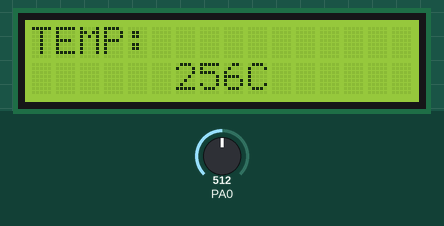
A program run on a simulated ATmega32, built with avr-gcc and emulated at 8 MHz. Shown: 16×2 character LCD. Wiring (inferred from the names in the program): character LCD (HD44780): RS PA2; R/W PA3; E PA4; data PC0, PC1, PC2, PC3, PC4, PC5, PC6, PC7. The inputs (shaded band) are chosen by the test bench; at power-on: PA0 = 512.

Above: at 1.2 s.
1.3 s: PA0 set to 716
At 2.1 s:
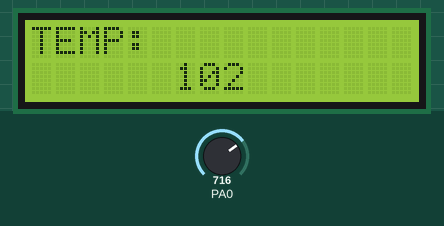
3.7 s: PA0 set to 900
At 5.3 s:
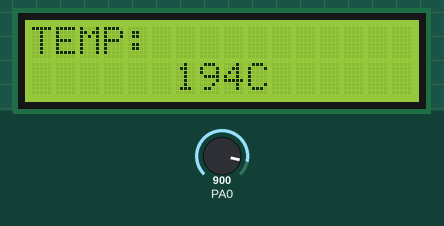
5.8 s: PA0 set to 1023
At 6.9 s:
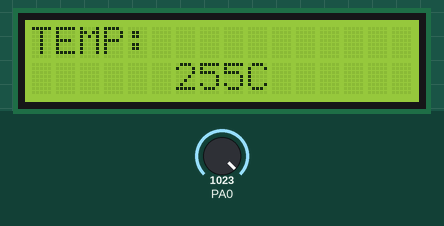
Timing chart, 0 to 8.8 s (numbered marks = the images above; inputs shaded):
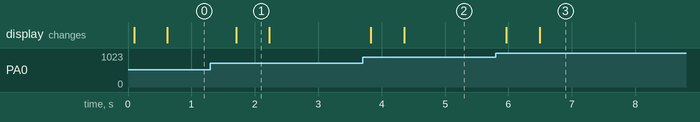

The program:

main.c
```c
/*
 * main.c
 *
 *  Created on: May 19, 2019
 *      Author: my
 */

/* MCAL */
#include "STD_TYPES.h"
#include <stdbool.h>				/* Include standard boolean library */
#include <string.h>					/* Include string library */
#include "DIO_interface.h"
#include "BIT_MATH.h"

/* HAL */
#include "LCD_interface.h"
#include "ADC_interface.h"
#include "TEMP_interface.h"
#include "AVR_EXTI_REG.h"
#include "AVR_USART_REG.h"
#include "USART_interface.h"
#include <avr/interrupt.h>			/* Include avr interrupt header file */
#include <util/delay.h>

#define DEFAULT_BUFFER_SIZE		160
#define DEFAULT_TIMEOUT			10000

/* Connection Mode */
#define SINGLE					0
#define MULTIPLE				1

/* Application Mode */
#define NORMAL					0
#define TRANSPERANT				1

/* Application Mode */
#define STATION							1
#define ACCESSPOINT						2
#define BOTH_STATION_AND_ACCESPOINT		3

/* Select Demo */
//#define RECEIVE_DEMO				/* Define RECEIVE demo */
#define SEND_DEMO					/* Define SEND demo */

/* Define Required fields shown below */
#define DOMAIN				"api.thingspeak.com"
#define PORT				"80"
#define API_WRITE_KEY		"CHDGTB1D768XLFUW"			//"C7JFHZY54GLCJY38"
#define CHANNEL_ID			"981370"							//"119922"

#define SSID				"OrangeDSL-VPHLHF"//"AMIT-Learning"
#define PASSWORD			"PHLIMON_VERINA_20130547"

//Interrupt service routine
void __vector_13 (void) __attribute__((signal, used));

enum ESP8266_RESPONSE_STATUS{
	ESP8266_RESPONSE_WAITING,
	ESP8266_RESPONSE_FINISHED,
	ESP8266_RESPONSE_TIMEOUT,
	ESP8266_RESPONSE_BUFFER_FULL,
	ESP8266_RESPONSE_STARTING,
	ESP8266_RESPONSE_ERROR
};

enum ESP8266_CONNECT_STATUS {
	ESP8266_CONNECTED_TO_AP,
	ESP8266_CREATED_TRANSMISSION,
	ESP8266_TRANSMISSION_DISCONNECTED,
	ESP8266_NOT_CONNECTED_TO_AP,
	ESP8266_CONNECT_UNKNOWN_ERROR
};

enum ESP8266_JOINAP_STATUS {
	ESP8266_WIFI_CONNECTED,
	ESP8266_CONNECTION_TIMEOUT,
	ESP8266_WRONG_PASSWORD,
	ESP8266_NOT_FOUND_TARGET_AP,
	ESP8266_CONNECTION_FAILED,
	ESP8266_JOIN_UNKNOWN_ERROR
};

/*Global Variables*/
int8_t Response_Status;
volatile int16_t Counter = 0, pointer = 0;
uint32_t TimeOut = 0;
char RESPONSE_BUFFER[DEFAULT_BUFFER_SIZE];

void Read_Response(char* _Expected_Response)
{
	uint8_t EXPECTED_RESPONSE_LENGTH = strlen(_Expected_Response);
	uint32_t TimeCount = 0, ResponseBufferLength;
	char RECEIVED_CRLF_BUF[EXPECTED_RESPONSE_LENGTH];

	while(1)
	{
		if(TimeCount >= (DEFAULT_TIMEOUT+TimeOut))
		{
			TimeOut = 0;
			Response_Status = ESP8266_RESPONSE_TIMEOUT;
			return;
		}

		if(Response_Status == ESP8266_RESPONSE_STARTING)
		{
			Response_Status = ESP8266_RESPONSE_WAITING;
		}
		ResponseBufferLength = strlen(RESPONSE_BUFFER);
		if (ResponseBufferLength)
		{
			_delay_ms(1);
			TimeCount++;
			if (ResponseBufferLength==strlen(RESPONSE_BUFFER))
			{
				for (uint16_t i=0;i<ResponseBufferLength;i++)
				{
					memmove(RECEIVED_CRLF_BUF, RECEIVED_CRLF_BUF + 1, EXPECTED_RESPONSE_LENGTH-1);
					RECEIVED_CRLF_BUF[EXPECTED_RESPONSE_LENGTH-1] = RESPONSE_BUFFER[i];
					if(!strncmp(RECEIVED_CRLF_BUF, _Expected_Response, EXPECTED_RESPONSE_LENGTH))
					{
						TimeOut = 0;
						Response_Status = ESP8266_RESPONSE_FINISHED;
						return;
					}
				}
			}
		}
		_delay_ms(1);
		TimeCount++;
	}
}

void ESP8266_Clear()
{
	memset(RESPONSE_BUFFER,0,DEFAULT_BUFFER_SIZE);
	Counter = 0;	pointer = 0;
}

void Start_Read_Response(char* _ExpectedResponse)
{
	Response_Status = ESP8266_RESPONSE_STARTING;
	do {
		Read_Response(_ExpectedResponse);
	} while(Response_Status == ESP8266_RESPONSE_WAITING);

}

void GetResponseBody(char* Response, uint16_t ResponseLength)
{

	uint16_t i = 12;
	char buffer[5];
	while(Response[i] != '\r')
	++i;

	strncpy(buffer, Response + 12, (i - 12));
	ResponseLength = atoi(buffer);

	i += 2;
	uint16_t tmp = strlen(Response) - i;
	memcpy(Response, Response + i, tmp);

	if(!strncmp(Response + tmp - 6, "\r\nOK\r\n", 6))
	memset(Response + tmp - 6, 0, i + 6);
}

bool WaitForExpectedResponse(char* ExpectedResponse)
{
	Start_Read_Response(ExpectedResponse);	/* First read response */
	if((Response_Status != ESP8266_RESPONSE_TIMEOUT))
	return true;							/* Return true for success */
	return false;							/* Else return false */
}

bool SendATandExpectResponse(char* ATCommand, char* ExpectedResponse)
{
	ESP8266_Clear();
	USART_u8SendString(ATCommand);			/* Send AT command to ESP8266 */
	USART_u8SendString("\r\n");
	return WaitForExpectedResponse(ExpectedResponse);
}

bool ESP8266_ApplicationMode(uint8_t Mode)
{
	char _atCommand[20];
	memset(_atCommand, 0, 20);
	sprintf(_atCommand, "AT+CIPMODE=%d", Mode);
	_atCommand[19] = 0;
	return SendATandExpectResponse(_atCommand, "\r\nOK\r\n");
}

bool ESP8266_ConnectionMode(uint8_t Mode)
{
	char _atCommand[20];
	memset(_atCommand, 0, 20);
	sprintf(_atCommand, "AT+CIPMUX=%d", Mode);
	_atCommand[19] = 0;
	return SendATandExpectResponse(_atCommand, "\r\nOK\r\n");
}

bool ESP8266_Begin()
{
	for (uint8_t i=0;i<5;i++)
	{
		if(SendATandExpectResponse("ATE0","\r\nOK\r\n")||SendATandExpectResponse("AT","\r\nOK\r\n"))
		return true;
	}
	return false;
}

bool ESP8266_Close()
{
	return SendATandExpectResponse("AT+CIPCLOSE=1", "\r\nOK\r\n");
}

bool ESP8266_WIFIMode(uint8_t _mode)
{
	char _atCommand[20];
	memset(_atCommand, 0, 20);
	sprintf(_atCommand, "AT+CWMODE=%d", _mode);
	_atCommand[19] = 0;
	return SendATandExpectResponse(_atCommand, "\r\nOK\r\n");
}

uint8_t ESP8266_JoinAccessPoint(char* _SSID, char* _PASSWORD)
{
	char _atCommand[60];
	memset(_atCommand, 0, 60);
	sprintf(_atCommand, "AT+CWJAP=\"%s\",\"%s\"", _SSID, _PASSWORD);
	_atCommand[59] = 0;
	if(SendATandExpectResponse(_atCommand, "\r\nWIFI CONNECTED\r\n"))
	return ESP8266_WIFI_CONNECTED;
	else{
		if(strstr(RESPONSE_BUFFER, "+CWJAP:1"))
		return ESP8266_CONNECTION_TIMEOUT;
		else if(strstr(RESPONSE_BUFFER, "+CWJAP:2"))
		return ESP8266_WRONG_PASSWORD;
		else if(strstr(RESPONSE_BUFFER, "+CWJAP:3"))
		return ESP8266_NOT_FOUND_TARGET_AP;
		else if(strstr(RESPONSE_BUFFER, "+CWJAP:4"))
		return ESP8266_CONNECTION_FAILED;
		else
		return ESP8266_JOIN_UNKNOWN_ERROR;
	}
}

uint8_t ESP8266_connected()
{
	SendATandExpectResponse("AT+CIPSTATUS", "\r\nOK\r\n");
	if(strstr(RESPONSE_BUFFER, "STATUS:2"))
	return ESP8266_CONNECTED_TO_AP;
	else if(strstr(RESPONSE_BUFFER, "STATUS:3"))
	return ESP8266_CREATED_TRANSMISSION;
	else if(strstr(RESPONSE_BUFFER, "STATUS:4"))
	return ESP8266_TRANSMISSION_DISCONNECTED;
	else if(strstr(RESPONSE_BUFFER, "STATUS:5"))
	return ESP8266_NOT_CONNECTED_TO_AP;
	else
	return ESP8266_CONNECT_UNKNOWN_ERROR;
}

uint8_t ESP8266_Start(uint8_t _ConnectionNumber, char* Domain, char* Port)
{
	bool _startResponse;
	char _atCommand[60];
	memset(_atCommand, 0, 60);
	_atCommand[59] = 0;

	if(SendATandExpectResponse("AT+CIPMUX?", "CIPMUX:0"))
		sprintf(_atCommand, "AT+CIPSTART=\"TCP\",\"%s\",%s", Domain, Port);
	else
		sprintf(_atCommand, "AT+CIPSTART=\"%d\",\"TCP\",\"%s\",%s", _ConnectionNumber, Domain, Port);

	_startResponse = SendATandExpectResponse(_atCommand, "CONNECT\r\n");
	if(!_startResponse)
	{
		if(Response_Status == ESP8266_RESPONSE_TIMEOUT)
		return ESP8266_RESPONSE_TIMEOUT;
		return ESP8266_RESPONSE_ERROR;
	}
	return ESP8266_RESPONSE_FINISHED;
}

uint8_t ESP8266_Send(char* Data)
{
	char _atCommand[20];
	memset(_atCommand, 0, 20);
	sprintf(_atCommand, "AT+CIPSEND=%d", (strlen(Data)+2));
	_atCommand[19] = 0;
	SendATandExpectResponse(_atCommand, "\r\nOK\r\n>");
	if(!SendATandExpectResponse(Data, "\r\nSEND OK\r\n"))
	{
		if(Response_Status == ESP8266_RESPONSE_TIMEOUT)
		return ESP8266_RESPONSE_TIMEOUT;
		return ESP8266_RESPONSE_ERROR;
	}
	return ESP8266_RESPONSE_FINISHED;
}

int16_t ESP8266_DataAvailable()
{
	return (Counter - pointer);
}

uint8_t ESP8266_DataRead()
{
	if(pointer < Counter)
	return RESPONSE_BUFFER[pointer++];
	else{
		ESP8266_Clear();
		return 0;
	}
}

uint16_t Read_Data(char* _buffer)
{
	uint16_t len = 0;
	_delay_ms(100);
	while(ESP8266_DataAvailable() > 0)
	_buffer[len++] = ESP8266_DataRead();
	return len;
}

void __vector_13 (void)
{
	//uint8_t oldsrg = SREG;
	//Disable GIE
	CLR_BIT(SREG, SREG_I);

//	RESPONSE_BUFFER[Counter] = USART_u8ReceiveChar();
	RESPONSE_BUFFER[Counter] = UDR;
	Counter++;
	if(Counter == DEFAULT_BUFFER_SIZE){
		Counter = 0; pointer = 0;
	}
	//Enable GIE
	SET_BIT(SREG, SREG_I);
}


int main (void)
{
	/*Local Variables*/
	u16 Local_u16Value;
	u16 Local_u16Temp;
	char _buffer[150];
	uint8_t Connect_Status;
	#ifdef SEND_DEMO
	//uint8_t Sample = 0;
	#endif

	/*LCD Initialization*/
	LCD_voidControlState();
	LCD_voidIntialization();

	/*ADC Initialization*/
	ADC_voidIntialization();

	/*ADC PIN DIRECTION*/
	DIO_u8SetPinDirection(DIO_PORT_0, DIO_PIN_0, DIO_INPUT);

	/*UART Initialization*/
	USART_voidIntialization();

//	//Enable GIE
//	SET_BIT(SREG, SREG_I);
//
//	while(!ESP8266_Begin());
//	ESP8266_WIFIMode(BOTH_STATION_AND_ACCESPOINT);	/* 3 = Both (AP and STA) */
//	ESP8266_ConnectionMode(SINGLE);			/* 0 = Single; 1 = Multi */
//	ESP8266_ApplicationMode(NORMAL);		/* 0 = Normal Mode; 1 = Transperant Mode */
//	if(ESP8266_connected() == ESP8266_NOT_CONNECTED_TO_AP)
//	ESP8266_JoinAccessPoint(SSID, PASSWORD);
//	ESP8266_Start(0, DOMAIN, PORT);

	while(1)
	{
		/*Get The Reading from ADC*/
		ADC_u8GetADCBlocking(Channel_0, &Local_u16Value);

		/*Convert the Value To Temp Reading*/
		TEMPREATURE(Local_u16Value, &Local_u16Temp);

		/*Print The Value To LCD*/
		TempLCDPrint(Local_u16Temp);
		_delay_ms(500);

//		Connect_Status = ESP8266_connected();
//		if(Connect_Status == ESP8266_NOT_CONNECTED_TO_AP)
//		ESP8266_JoinAccessPoint(SSID, PASSWORD);
//		if(Connect_Status == ESP8266_TRANSMISSION_DISCONNECTED)
//		ESP8266_Start(0, DOMAIN, PORT);
//
//
//		memset(_buffer, 0, 150);
//		sprintf(_buffer, "GET /update?api_key=%s&field1=%d", API_WRITE_KEY, Local_u16Temp);
//		ESP8266_Send(_buffer);
//		_delay_ms(5000);	/* Thingspeak server delay */

	}
	return 0;
}
```

ADC_interface.h
```c
/*
 * ADC_interface.h
 *
 *  Created on: May 7, 2019
 *      Author: my
 */

#ifndef ADC_INTERFACE_H_
#define ADC_INTERFACE_H_

// Voltage Reference
#define Voltage_REF ADC_AVCC
#define ADC_AVCC 0
#define ADC_AREF 1
#define ADC_V_2  2

//Resolution
#define Resolution ADC_ADCH   //0 for ADCL Right Adjustment, 1 for ADCH Left Adjustment
#define ADC_ADCL 0
#define ADC_ADCH 1

//Prescaler
//Prescaler is the Clock For ADC
#define Prescaler ADC_Prescaler_2
#define ADC_Prescaler_2		2
#define ADC_Prescaler_4  	4
#define ADC_Prescaler_8		8
#define ADC_Prescaler_16	16
#define ADC_Prescaler_32	32
#define ADC_Prescaler_64	64
#define ADC_Prescaler_128	128

//ADC Enable or Disable
#define ADC ADC_Enable
#define ADC_Enable  1
#define ADC_Disable 0

//ADC Interrupt Enable or Disable
#define Interrupt ADC_Interrupt_Enable
#define ADC_Interrupt_Enable 1
#define ADC_Interrupt_Diable 0

//Channels
#define Channel_0 0
#define Channel_1 1
#define Channel_2 2
#define Channel_3 3
#define Channel_4 4
#define Channel_5 5
#define Channel_6 6
#define Channel_7 7
#define Channel_8 8
#define Channel_9 9
#define Channel_10 10
#define Channel_11 11
#define Channel_12 12
#define Channel_13 13
#define Channel_14 14
#define Channel_15 15
#define Channel_16 16
#define Channel_17 17
#define Channel_18 18
#define Channel_19 19
#define Channel_20 20
#define Channel_21 21
#define Channel_22 22
#define Channel_23 23
#define Channel_24 24
#define Channel_25 25
#define Channel_26 26
#define Channel_27 27
#define Channel_28 28
#define Channel_29 29
#define Channel_30 30
#define Channel_31 31

//Start Conversion
#define ADC_StConversion Start
#define Start 1
#define Stop  0

/*Description:
  Inputs:
  Outputs:
*/
void ADC_voidIntialization(void);

/*Description:
  Inputs:
  Outputs:
*/
u8 ADC_u8GetADCBlocking(u8 Copy_u8Channel_NB, u16 * Copy_u16Value);

#endif /* ADC_INTERFACE_H_ */
```

ADC_program.c
```c
/*
 * ADC_program.c
 *
 *  Created on: May 7, 2019
 *      Author: my
 */

/********************************/
/*Author: PHLIMON               */
/*File Name:ADC_program.c       */
/*Component: ADC                */
/*Version: 1.0                  */
/********************************/

/*Delay*/
#include<avr/delay.h>

/*Types*/
#include "STD_TYPES.h"

/*Dependences*/
#include "BIT_MATH.h"
#include "AVR_DIO_REG.h"
#include "AVR_ADC_REG.h"

/*Module*/
#include "ADC_interface.h"
#include "DIO_interface.h"

/*Description:
  Inputs:
  Outputs:
*/
void ADC_voidIntialization(void)
{
	//Reference Voltage Configuration
#if Voltage_REF == ADC_AVCC
	SET_BIT(ADMUX, REFS0);
	CLR_BIT(ADMUX, REFS1);

#elif Voltage_REF == ADC_AREF
	CLR_BIT(ADMUX, REFS0);
	CLR_BIT(ADMUX, REFS1);

#elif Voltage_REF == DC_V_2
	SET_BIT(ADMUX, REFS0);
	SET_BIT(ADMUX, REFS1);

#endif


	//Resolution Configuration
#if Resolution == ADC_ADCL
	CLR_BIT(ADMUX, ADLAR);

#elif Resolution == ADC_ADCH
	SET_BIT(ADMUX, ADLAR);

#endif


	//Prescaler
#if Prescaler == ADC_Prescaler_2
	CLR_BIT(ADCSRA, ADPS0);
	CLR_BIT(ADCSRA, ADPS1);
	CLR_BIT(ADCSRA, ADPS2);

#elif Prescaler == ADC_Prescaler_4
	CLR_BIT(ADCSRA, ADPS0);
	SET_BIT(ADCSRA, ADPS1);
	CLR_BIT(ADCSRA, ADPS2);

#elif Prescaler == ADC_Prescaler_8
	SET_BIT(ADCSRA, ADPS0);
	SET_BIT(ADCSRA, ADPS1);
	CLR_BIT(ADCSRA, ADPS2);

#elif Prescaler == ADC_Prescaler_16
	CLR_BIT(ADCSRA, ADPS0);
	CLR_BIT(ADCSRA, ADPS1);
	SET_BIT(ADCSRA, ADPS2);

#elif Prescaler == ADC_Prescaler_32
	SET_BIT(ADCSRA, ADPS0);
	CLR_BIT(ADCSRA, ADPS1);
	SET_BIT(ADCSRA, ADPS2);

#elif Prescaler == ADC_Prescaler_64
	CLR_BIT(ADCSRA, ADPS0);
	SET_BIT(ADCSRA, ADPS1);
	SET_BIT(ADCSRA, ADPS2);

#elif Prescaler == ADC_Prescaler_128
	SET_BIT(ADCSRA, ADPS0);
	SET_BIT(ADCSRA, ADPS1);
	SET_BIT(ADCSRA, ADPS2);

#endif


	//ADC Enabled of Disabled
#if ADC == ADC_Enable
	SET_BIT(ADCSRA, ADEN);

#else
	CLR_BIT(ADCSRA, ADEN);

#endif


	//ADC Interrupt Enabled of Disabled
#if Interrupt == ADC_Interrupt_Enable
	SET_BIT(ADCSRA, ADIE);

#else
	CLR_BIT(ADCSRA, ADIE);

#endif
}

/*Description:
  Inputs:
  Outputs:
*/
u8 ADC_u8GetADCBlocking(u8 Copy_u8Channel_NB, u16 * Copy_u16Value)
{
	u8 The_Channel, Local_u8Error, Local_u8LowValue;

	if(The_Channel > 31)
	{
		Local_u8Error = 1;
	}

	//the anding is for make the last 3 bits as it is with no change
	//and make the first 5 bits with zeros
	//then the oring for add the value of first 3 bits according to the channel
//	The_Channel = ((ADMUX && 0xE0) | Copy_u8Channel_NB);
	ADMUX &= 0xE0;
	ADMUX |= Copy_u8Channel_NB;

	//Start Conversion
	if(ADC_StConversion == Start)
	{
		SET_BIT(ADCSRA, ADSC);
	}
	else
	{
		CLR_BIT(ADCSRA, ADSC);
	}

	//Wait will it ends the conversion
	while(! GET_BIT(ADCSRA, ADIF))
		{

		}
	SET_BIT(ADCSRA, ADIF);

	/*Get Value*/
	if(ADLAR == ADC_ADCL)
	{
		Local_u8LowValue = ADCL;
		*Copy_u16Value = (Local_u8LowValue) | (ADCH << 8);
	}
	else
	{
		*Copy_u16Value = ADCH;
	}

	return Local_u8Error;
}
```

AVR_ADC_REG.h
```c
/*
 * AVR_ADC_REG.h
 *
 *  Created on: May 3, 2019
 *      Author: my
 */

#ifndef AVR_ADC_REG_H_
#define AVR_ADC_REG_H_

#define ADMUX (*((u8*) 0x27))

#define MUX0  0
#define MUX1  1
#define MUX2  2
#define MUX3  3
#define MUX4  4
#define ADLAR 5
#define REFS0 6
#define REFS1 7


#define ADCSRA (*((u8*) 0x26))

#define ADPS0 0
#define ADPS1 1
#define ADPS2 2
#define ADIE  3
#define ADIF  4
#define ADATE 5
#define ADSC  6
#define ADEN  7

#define ADCH (*((u8*) 0x25))

#define ADCL (*((u8*) 0x24))

#define SFIOR (*((u8*) 0x50))

#define ADTS0 5
#define ADTS1 6
#define ADTS2 7

#endif /* AVR_ADC_REG_H_ */
```

AVR_DIO_REG.h
```c
/*
 * AVR_DIO_REG.h
 *
 *  Created on: Mar 29, 2019
 *      Author: my
 */

#ifndef AVR_DIO_REG_H_
#define AVR_DIO_REG_H_

#define DDRA (*((u8*) 0x3A))
#define PORTA (*((u8*) 0x3B))
#define PINA (*((u8*) 0x39))

#define DDRB (*((u8*) 0x37))
#define PORTB (*((u8*) 0x38))
#define PINB (*((u8*) 0x36))

#define DDRC (*((u8*) 0x34))
#define PORTC (*((u8*) 0x35))
#define PINC (*((u8*) 0x33))

#define DDRD (*((u8*) 0x31))
#define PORTD (*((u8*) 0x32))
#define PIND (*((u8*) 0x30))

#endif /* AVR_DIO_REG_H_ */
```

AVR_EXTI_REG.h
```c
/*
 * AVR_EXTI_REG.h
 *
 *  Created on: Apr 20, 2019
 *      Author: my
 */

#ifndef AVR_EXTI_REG_H_
#define AVR_EXTI_REG_H_

#define MCUCR (*((u8*) 0x55))

#define MCUCR_ISC00 0
#define MCUCR_ISC01 1

#define MCUCR_ISC10 2
#define MCUCR_ISC11 3

#define MCUCSR (*((u8*) 0x54))

#define MCUCSR_ISC2 6

#define GICR (*((u8*) 0x5B))

#define GICR_INT0 6
#define GICR_INT1 7
#define GICR_INT2 5

#define GIFR (*((u8*) 0x5A))

#define GIFR_INTF0 6
#define GIFR_INTF1 7
#define GIFR_INTF2 5

#define SREG (*((u8*) 0x5F))

#define SREG_I 7

#endif /* AVR_EXTI_REG_H_ */
```

AVR_USART_REG.h
```c
/*
 * AVR_USART_REG.h
 *
 *  Created on: Oct 11, 2019
 *      Author: my
 */

#ifndef AVR_USART_REG_H_
#define AVR_USART_REG_H_

/*USART I/O Data Register*/
#define UDR (*((u8*) 0x2C))

/*USART Control and Status
 Register A   UCSRA
*/
#define UCSRA (*((u8*) 0x2B))
#define UCSRA_MPCM 0
#define UCSRA_U2X  1
#define UCSRA_PE   2
#define UCSRA_DOR  3
#define UCSRA_FE   4
#define UCSRA_UDRE 5
#define UCSRA_TXC  6
#define UCSRA_RXC  7

/*USART Control and Status
  Register B   UCSRB
*/
#define UCSRB (*((u8*) 0x2A))
#define UCSRB_TXB8  0
#define UCSRB_RXB8  1
#define UCSRB_UCSZ2 2
#define UCSRB_TXEN  3
#define UCSRB_RXEN  4
#define UCSRB_UDRIE 5
#define UCSRB_TXCIE 6
#define UCSRB_RXCIE 7

/*
  USART Control and Status
  Register C   UCSRC  / UBRRH
*/
#define UCSRC (*((u8*) 0x40))
#define UCSRC_UCPOL 0
#define UCSRC_UCSZ0 1
#define UCSRC_UCSZ1 2
#define UCSRC_USBS  3
#define UCSRC_UPM0  4
#define UCSRC_UPM1  5
#define UCSRC_UMSEL 6
#define UCSRC_URSEL 7 /*This bit selects between accessing the UCSRC or the UBRRH Register. It is read as
						one when reading UCSRC. The URSEL must be one when writing the UCSRC.
 	 	 	 	 	  */

/*USART Baud Rate Registers  
  UBRRL and UBRRH
*/
#define UBRRL (*((u8*) 0x29))

#endif /* AVR_USART_REG_H_ */
```

TEMP_interface.h
```c
/*
 * TEMP_interface.h
 *
 *  Created on: May 23, 2019
 *      Author: my
 */

#ifndef TEMP_INTERFACE_H_
#define TEMP_INTERFACE_H_

/*Description:convert the ADC reading to Temp reading
  Inputs: ADC Reading, Address of Variable to put Temp Reading
  Outputs: Error State -> 0 No Error
                       -> 1 Error
*/
u8 TEMPREATURE(u16 Copy_u16SensorRead, u16 * Copy_u16ActualTemp);

/*Description:Print Actual Temp on LCD
  Inputs: Actual Temp reading after conversion
  Outputs: Error State -> 0 No Error
                       -> 1 Error
*/
u8 TempLCDPrint(u16 Copy_u16ActualTemp);

#endif /* TEMP_INTERFACE_H_ */
```

Source omitted: TEMP_program.c (1508 bytes), USART_Program.c (2631 bytes), USART_interface.h (827 bytes), LCD_interface.h (1241 bytes), LCD_program.c (7112 bytes), BIT_MATH.h (428 bytes), DIO_interface.h (2308 bytes), DIO_program.c (4750 bytes), STD_TYPES.h (465 bytes)

Measured:
- after the input at 1.3 s, the display: changes after 0.40 s (image 1)
- after the input at 3.7 s, the display: first changes after 0.13 s (image 2 shows a later state)
- after the input at 5.8 s, the display: first changes after 0.17 s (image 3 shows a later state)
- what the display in image 1 shows lasts 0.5 s, from 1.7 s to 2.2 s
